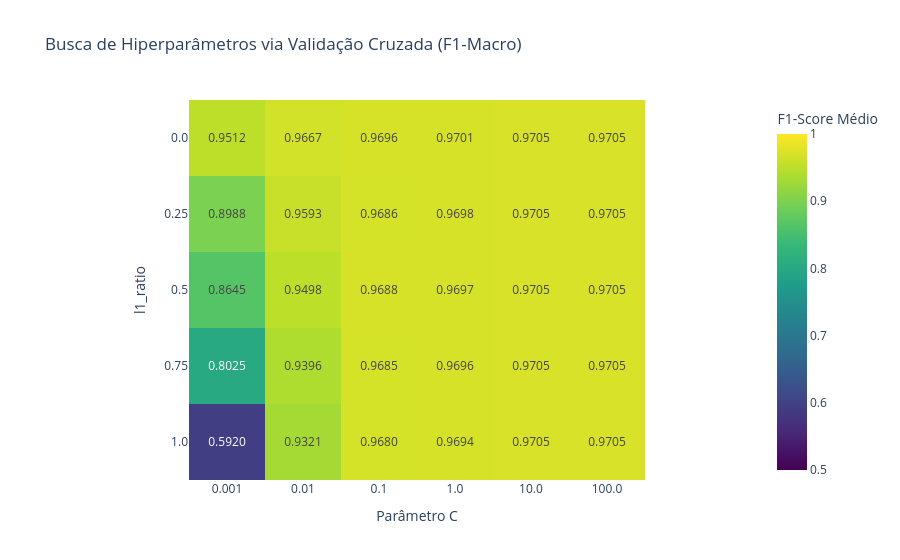

Source (notebook cell):
### Code cell
# 3. Plot do Heatmap da Busca de Hiperparâmetros
fig_heatmap = lr.plot_cv_hyperparameters_heatmap(cv_results, 0.5, 1)
fig_heatmap.show()

### Figure 1 — Plotly figure (JSON) as saved in the notebook; plotly's stock layout.template omitted (floating-point values rounded to 4 significant figures)
{"data": [{"coloraxis": "coloraxis", "hovertemplate": "Parâmetro C: %{x}<br>l1_ratio: %{y}<br>F1-Score Médio: %{z}<extra></extra>", "name": "0", "texttemplate": "%{z:.4f}", "type": "heatmap", "x": ["0.001", "0.01", "0.1", "1.0", "10.0", "100.0"], "xaxis": "x", "y": ["0.0", "0.25", "0.5", "0.75", "1.0"], "yaxis": "y", "z": [[0.9512, 0.9667, 0.9696, 0.9701, 0.9705, 0.9705], [0.8988, 0.9593, 0.9686, 0.9698, 0.9705, 0.9705], [0.8645, 0.9498, 0.9688, 0.9697, 0.9705, 0.9705], [0.8025, 0.9396, 0.9685, 0.9696, 0.9705, 0.9705], [0.592, 0.9321, 0.968, 0.9694, 0.9705, 0.9705]]}], "layout": {"coloraxis": {"autocolorscale": false, "cmax": 1, "cmin": 0.5, "colorbar": {"title": {"text": "F1-Score Médio"}}, "colorscale": [[0, "#440154"], [0.1111, "#482878"], [0.2222, "#3e4989"], [0.3333, "#31688e"], [0.4444, "#26828e"], [0.5556, "#1f9e89"], [0.6667, "#35b779"], [0.7778, "#6ece58"], [0.8889, "#b5de2b"], [1, "#fde725"]]}, "title": {"text": "Busca de Hiperparâmetros via Validação Cruzada (F1-Macro)"}, "xaxis": {"anchor": "y", "constrain": "domain", "domain": [0, 1], "scaleanchor": "y", "title": {"text": "Parâmetro C"}}, "yaxis": {"anchor": "x", "autorange": "reversed", "constrain": "domain", "domain": [0, 1], "title": {"text": "l1_ratio"}}}}
